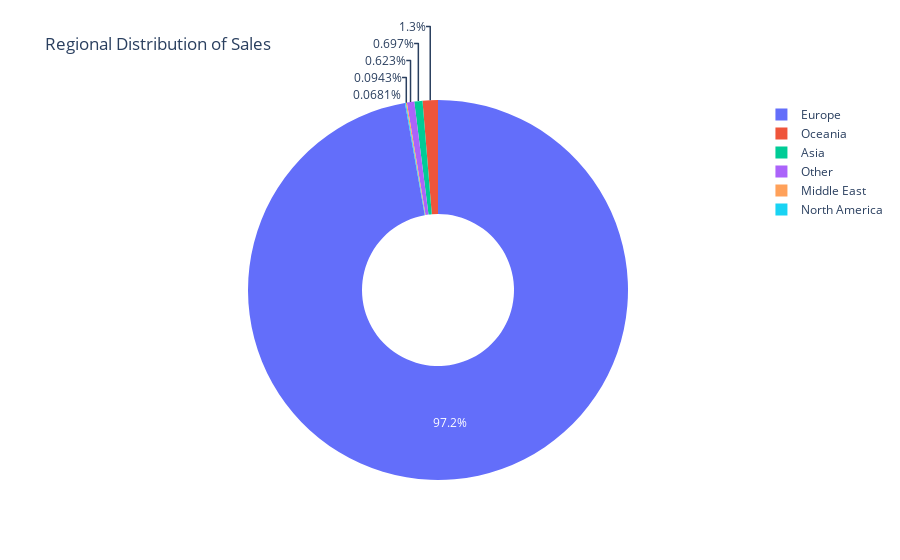

Notebook cell for this chart:
### Markdown cell above
### 📊 Total Sales by Region – Bar Chart

Above is a horizontal bar chart showing the **total revenue** generated by each geographic region.

**Key Insights**
- **Europe dominates** overall sales, likely driven by high-volume purchases in the United Kingdom.  
- **Oceania and Asia** contribute moderate revenue, reflecting active but smaller customer bases.  
- Regions like the Middle East and North America show **lower sales**, presenting potential for market development.

### Code cell
# 7. Pie chart of regional share
fig_reg_pie = px.pie(
    region_sales,
    values="TotalSales",
    names="Region",
    title="Regional Distribution of Sales",
    hole=0.4
)
fig_reg_pie.show()

### Figure 1 — Plotly figure (JSON) as saved in the notebook; plotly's stock layout.template omitted (floating-point values rounded to 4 significant figures)
{"data": [{"domain": {"x": [0, 1], "y": [0, 1]}, "hole": 0.4, "hovertemplate": "Region=%{label}<br>TotalSales=%{value}<extra></extra>", "labels": ["Asia", "Europe", "Middle East", "North America", "Oceania", "Other"], "legendgroup": "", "name": "", "showlegend": true, "type": "pie", "values": [74180.0, 10350000.0, 10030.0, 7247.0, 138500.0, 66340.0]}], "layout": {"legend": {"tracegroupgap": 0}, "title": {"text": "Regional Distribution of Sales"}}}
